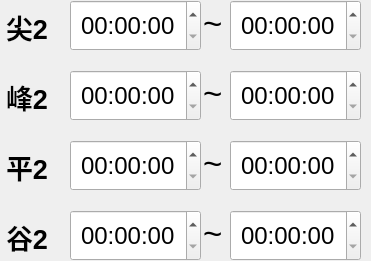
   <widget class="QFrame" name="frame_2">
    <property name="geometry">
     <rect>
      <x>400</x>
      <y>120</y>
      <width>371</width>
      <height>261</height>
     </rect>
    </property>
    <property name="styleSheet">
     <string notr="true">background-image: url(:/background/qrc/background/frame_white.png);</string>
    </property>
    <property name="frameShape">
     <enum>QFrame::NoFrame</enum>
    </property>
    <property name="frameShadow">
     <enum>QFrame::Plain</enum>
    </property>
    <widget class="QLabel" name="label_f2">
     <property name="geometry">
      <rect>
       <x>6</x>
       <y>146</y>
       <width>41</width>
       <height>41</height>
      </rect>
     </property>
     <property name="font">
      <font>
       <pointsize>20</pointsize>
       <weight>75</weight>
       <bold>true</bold>
      </font>
     </property>
     <property name="styleSheet">
      <string notr="true">background-image: url(:/background/qrc/background/frame_white.png);</string>
     </property>
     <property name="text">
      <string>平2</string>
     </property>
    </widget>
    <widget class="QLabel" name="label_6">
     <property name="geometry">
      <rect>
       <x>203</x>
       <y>143</y>
       <width>21</width>
       <height>41</height>
      </rect>
     </property>
     <property name="font">
      <font>
       <pointsize>25</pointsize>
       <weight>50</weight>
       <bold>false</bold>
      </font>
     </property>
     <property name="styleSheet">
      <string notr="true">background-image: url(:/background/qrc/background/frame_white.png);</string>
     </property>
     <property name="text">
      <string>~</string>
     </property>
    </widget>
    <widget class="QLabel" name="label_7">
     <property name="geometry">
      <rect>
       <x>203</x>
       <y>73</y>
       <width>21</width>
       <height>41</height>
      </rect>
     </property>
     <property name="font">
      <font>
       <pointsize>25</pointsize>
       <weight>50</weight>
       <bold>false</bold>
      </font>
     </property>
     <property name="styleSheet">
      <string notr="true">background-image: url(:/background/qrc/background/frame_white.png);</string>
     </property>
     <property name="text">
      <string>~</string>
     </property>
    </widget>
    <widget class="QLabel" name="label_8">
     <property name="geometry">
      <rect>
       <x>203</x>
       <y>3</y>
       <width>21</width>
       <height>41</height>
      </rect>
     </property>
     <property name="font">
      <font>
       <pointsize>25</pointsize>
       <weight>50</weight>
       <bold>false</bold>
      </font>
     </property>
     <property name="styleSheet">
      <string notr="true">background-image: url(:/background/qrc/background/frame_white.png);</string>
     </property>
     <property name="text">
      <string>~</string>
     </property>
    </widget>
    <widget class="QTimeEdit" name="timeEdit_t2_2">
     <property name="geometry">
      <rect>
       <x>230</x>
       <y>0</y>
       <width>131</width>
       <height>51</height>
      </rect>
     </property>
     <property name="font">
      <font>
       <pointsize>18</pointsize>
      </font>
     </property>
     <property name="alignment">
      <set>Qt::AlignCenter</set>
     </property>
    </widget>
    <widget class="QTimeEdit" name="timeEdit_p2_2">
     <property name="geometry">
      <rect>
       <x>230</x>
       <y>70</y>
       <width>131</width>
       <height>51</height>
      </rect>
     </property>
     <property name="font">
      <font>
       <pointsize>18</pointsize>
      </font>
     </property>
     <property name="alignment">
      <set>Qt::AlignCenter</set>
     </property>
    </widget>
    <widget class="QLabel" name="label_t2">
     <property name="geometry">
      <rect>
       <x>6</x>
       <y>6</y>
       <width>41</width>
       <height>41</height>
      </rect>
     </property>
     <property name="font">
      <font>
       <pointsize>20</pointsize>
       <weight>75</weight>
       <bold>true</bold>
      </font>
     </property>
     <property name="styleSheet">
      <string notr="true">background-image: url(:/background/qrc/background/frame_white.png);</string>
     </property>
     <property name="text">
      <string>尖2</string>
     </property>
    </widget>
    <widget class="QLabel" name="label_p2">
     <property name="geometry">
      <rect>
       <x>6</x>
       <y>76</y>
       <width>41</width>
       <height>41</height>
      </rect>
     </property>
     <property name="font">
      <font>
       <pointsize>20</pointsize>
       <weight>75</weight>
       <bold>true</bold>
      </font>
     </property>
     <property name="styleSheet">
      <string notr="true">background-image: url(:/background/qrc/background/frame_white.png);</string>
     </property>
     <property name="text">
      <string>峰2</string>
     </property>
    </widget>
    <widget class="QTimeEdit" name="timeEdit_p2_1">
     <property name="geometry">
      <rect>
       <x>70</x>
       <y>70</y>
       <width>131</width>
       <height>51</height>
      </rect>
     </property>
     <property name="font">
      <font>
       <pointsize>18</pointsize>
      </font>
     </property>
     <property name="alignment">
      <set>Qt::AlignCenter</set>
     </property>
    </widget>
    <widget class="QTimeEdit" name="timeEdit_f2_2">
     <property name="geometry">
      <rect>
       <x>230</x>
       <y>140</y>
       <width>131</width>
       <height>51</height>
      </rect>
     </property>
     <property name="font">
      <font>
       <pointsize>18</pointsize>
      </font>
     </property>
     <property name="alignment">
      <set>Qt::AlignCenter</set>
     </property>
    </widget>
    <widget class="QTimeEdit" name="timeEdit_t2_1">
     <property name="geometry">
      <rect>
       <x>70</x>
       <y>0</y>
       <width>131</width>
       <height>51</height>
      </rect>
     </property>
     <property name="font">
      <font>
       <pointsize>18</pointsize>
      </font>
     </property>
     <property name="alignment">
      <set>Qt::AlignCenter</set>
     </property>
    </widget>
    <widget class="QTimeEdit" name="timeEdit_f2_1">
     <property name="geometry">
      <rect>
       <x>70</x>
       <y>140</y>
       <width>131</width>
       <height>51</height>
      </rect>
     </property>
     <property name="font">
      <font>
       <pointsize>18</pointsize>
      </font>
     </property>
     <property name="alignment">
      <set>Qt::AlignCenter</set>
     </property>
    </widget>
    <widget class="QLabel" name="label_9">
     <property name="geometry">
      <rect>
       <x>203</x>
       <y>213</y>
       <width>21</width>
       <height>41</height>
      </rect>
     </property>
     <property name="font">
      <font>
       <pointsize>25</pointsize>
       <weight>50</weight>
       <bold>false</bold>
      </font>
     </property>
     <property name="styleSheet">
      <string notr="true">background-image: url(:/background/qrc/background/frame_white.png);</string>
     </property>
     <property name="text">
      <string>~</string>
     </property>
    </widget>
    <widget class="QTimeEdit" name="timeEdit_g2_2">
     <property name="geometry">
      <rect>
       <x>230</x>
       <y>210</y>
       <width>131</width>
       <height>51</height>
      </rect>
     </property>
     <property name="font">
      <font>
       <pointsize>18</pointsize>
      </font>
     </property>
     <property name="alignment">
      <set>Qt::AlignCenter</set>
     </property>
    </widget>
    <widget class="QTimeEdit" name="timeEdit_g2_1">
     <property name="geometry">
      <rect>
       <x>70</x>
       <y>210</y>
       <width>131</width>
       <height>51</height>
      </rect>
     </property>
     <property name="font">
      <font>
       <pointsize>18</pointsize>
      </font>
     </property>
     <property name="alignment">
      <set>Qt::AlignCenter</set>
     </property>
    </widget>
    <widget class="QLabel" name="label_g2">
     <property name="geometry">
      <rect>
       <x>6</x>
       <y>216</y>
       <width>41</width>
       <height>41</height>
      </rect>
     </property>
     <property name="font">
      <font>
       <pointsize>20</pointsize>
       <weight>75</weight>
       <bold>true</bold>
      </font>
     </property>
     <property name="styleSheet">
      <string notr="true">background-image: url(:/background/qrc/background/frame_white.png);</string>
     </property>
     <property name="text">
      <string>谷2</string>
     </property>
    </widget>
   </widget>
